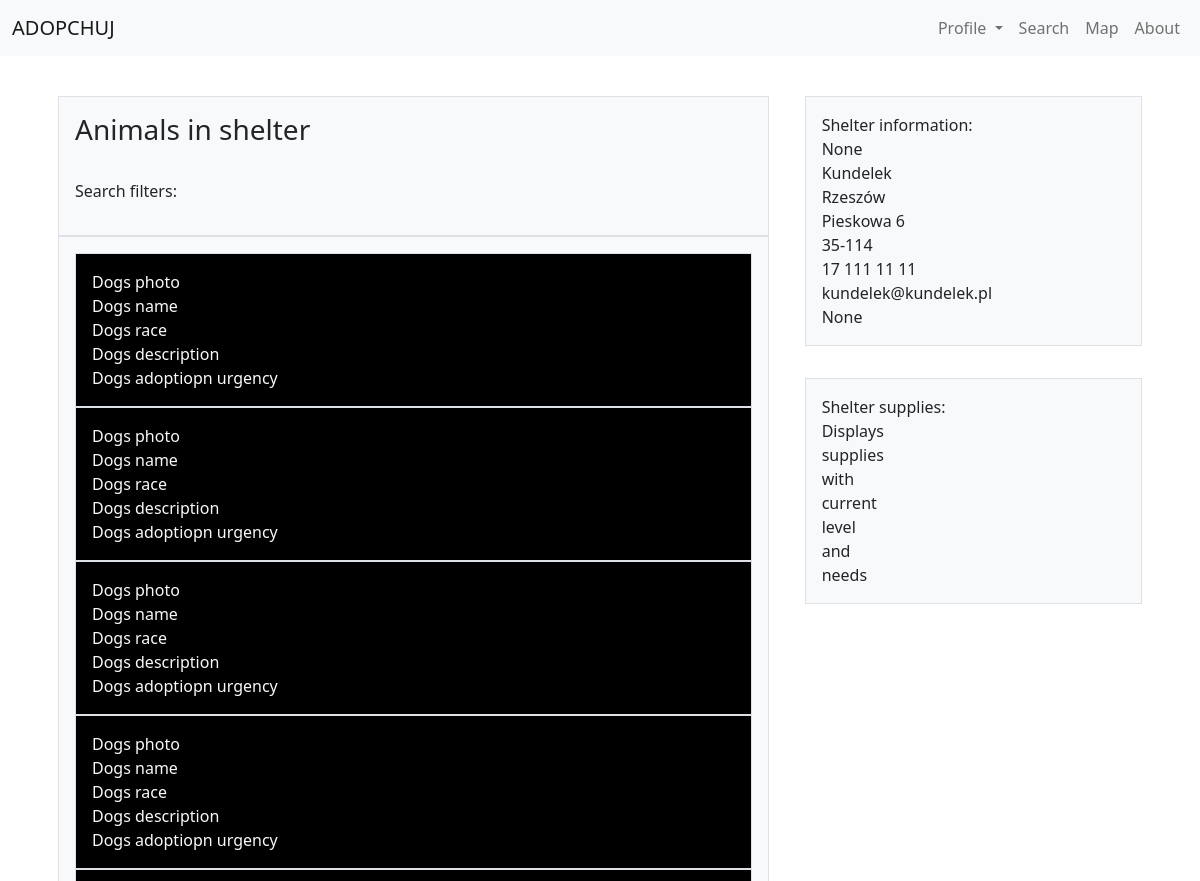
/shelter1 (upper part), run on an earlier commit of the app's database.
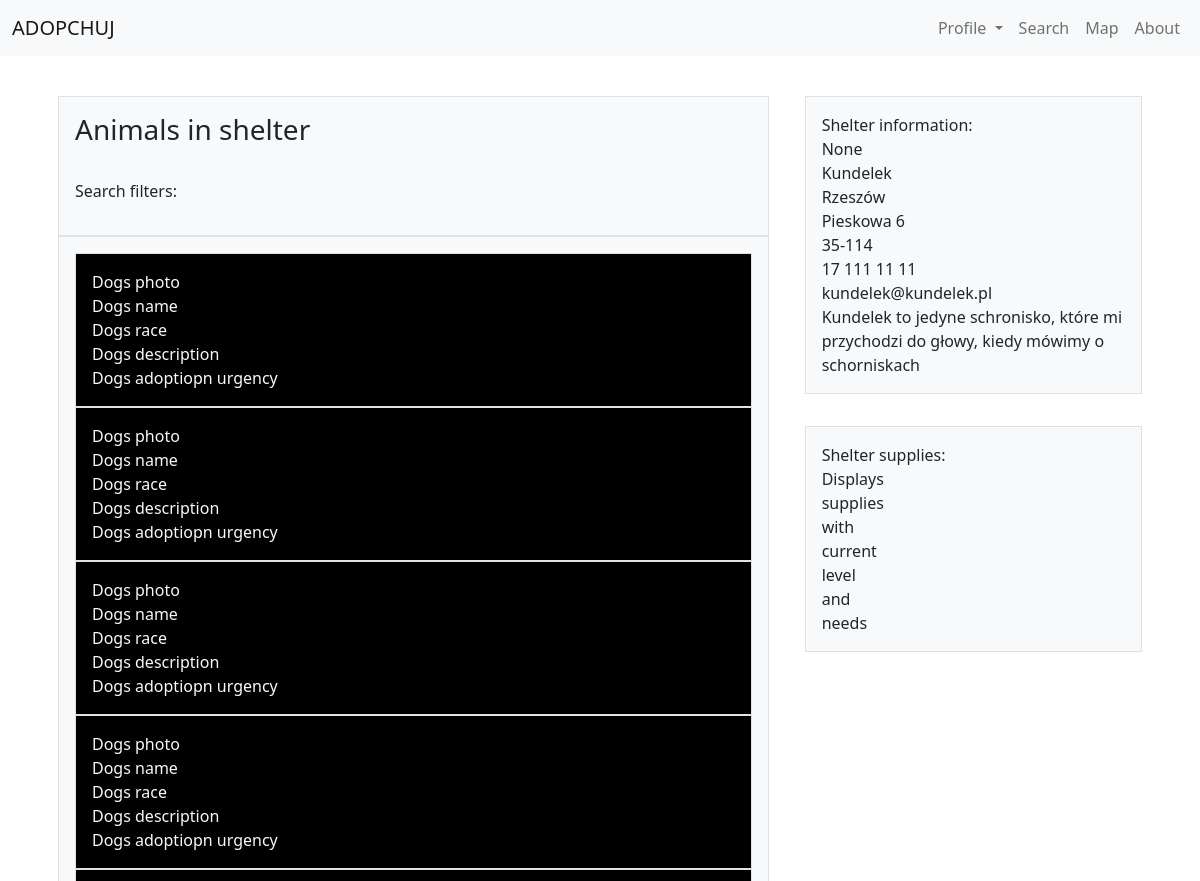
And on a later commit of the database.
### tables this page shows
CREATE TABLE shelters (
    id INTEGER PRIMARY KEY AUTOINCREMENT,
    name TEXT NOT NULL,
    loc_city TEXT NOT NULL,
    loc_adress TEXT NOT NULL,
    loc_postal TEXT NOT NULL,
    con_phone TEXT NOT NULL,
    con_email TEXT NOT NULL,
    description TEXT,
    image BLOB
);

### app.py (the view)
@app.route("/shelter<shelter_id>")
def shelter(shelter_id):
    errors = None
    shelter_info = get_shelter_info(shelter_id)
    if shelter_info == None:
        errors = "Shelter does not exist"
    if shelter_check() == int(shelter_id):
        keeper = session["user"]
    else:
        keeper = False
    return render_template("shelter.html", login = login_check(), errors=errors, keeper = keeper, shelter_info = shelter_info)

### helpers.py (called while the page is built)
def login_check():
    if "user" in session:
        return True
    else:
        return False

def shelter_check():
    con = sqlite3.connect("database.db")
    con.row_factory = sqlite3.Row
    cur = con.cursor()
    try:
        cur.execute("SELECT * FROM keepers WHERE username = ?", (session['user'],))
        shelter_id = cur.fetchone()['shelter_id']
        con.close()
        return shelter_id
    except TypeError:
        con.close()
        return False
    except KeyError:
        con.close()
        return False

def get_shelter_info(shelter_id):
    con = sqlite3.connect("database.db")
    con.row_factory = sqlite3.Row
    cur = con.cursor()
    cur.execute("SELECT * FROM shelters WHERE id = ?", (shelter_id,))
    shelter_info = cur.fetchone()
    con.close()
    return shelter_info

### templates/shelter.html (shortened to what this page needs)
{% extends "layout.html" %}
{% block body %}
    {% if errors == None %}
        <br>
        <div class="container">
            <div class="row gy-1 gx-1">
                <div class="col-8">
                    <div class="p-3">
                        <div class="container border bg-light p-3">
                            <h3>Animals in shelter</h3><br>
                            <p>Search filters:</p>
                        </div>
                        <div class="container border bg-light p-3">
                            {% for i in range(10) %}
                                <div class="container border bg-black text-light p-3">
                                    Dogs photo<br>
                                    Dogs name<br>
                                    Dogs race<br>
                                    Dogs description<br>
                                    Dogs adoptiopn urgency<br>
                                </div>
                            {% endfor %}
                        </div>
                    </div>
                </div>
                <div class="col-4">
                    <div class="p-3">
                        <div class="container border bg-light p-3">
                            Shelter information:<br>
                            {{ shelter_info['image'] }}<br>
                            {{ shelter_info['name'] }}<br>
                            {{ shelter_info['loc_city'] }}<br>
                            {{ shelter_info['loc_adress'] }}<br>
                            {{ shelter_info['loc_postal'] }}<br>
                            {{ shelter_info['con_phone'] }}<br>
                            {{ shelter_info['con_email'] }}<br>
                            {{ shelter_info['description'] }}<br>
                        </div>
                    </div>
                    <div class="p-3">
                        <div class="container border bg-light p-3">
                            Shelter supplies:<br>
                            Displays<br>
                            supplies<br>
                            with<br>
                            current<br>
                            level<br>
                            and<br>
                            needs<br>
                        </div>
                    </div>
                </div>
            </div>
        </div>
    {% endif %}
{% endblock %}

### templates/layout.html (shortened to what this page needs)
<!DOCTYPE html>
<html lang="en">
    <head>
        <link href="static/styles.css" rel ="stylesheet">
        <link href="https://cdn.jsdelivr.net/npm/bootstrap@5.2.3/dist/css/bootstrap.min.css" rel="stylesheet">
        <link href="https://getbootstrap.com/docs/5.2/assets/css/docs.css" rel="stylesheet">
    </head>
    <body id="page-top">
        <nav class="navbar navbar-expand-lg bg-light">
            <div class="container-fluid">
                <a class="navbar-brand" href="/">ADOPCHUJ</a>
                <div class="collapse navbar-collapse" id="navbarSupportedContent">
                    <ul class="navbar-nav ms-auto mb-2 mb-lg-0">
                        <li class="nav-item dropdown">
                            <a class="nav-link dropdown-toggle" href="#" role="button" data-bs-toggle="dropdown" aria-expanded="false">
                                Profile
                            </a>
                        </li>
                        <li class="nav-item">
                            <a class="nav-link" href="#">Search</a>
                        </li>
                        <li class="nav-item">
                            <a class="nav-link" href="#">Map</a>
                        </li>
                        <li class="nav-item">
                            <a class="nav-link" href="#">About</a>
                        </li>
                    </ul>
                </div>
            </div>
        </nav>
        {% block body %}{% endblock %}
    </body>
</html>

What changed in the data, as far as the page shows it:
changed shelters "Kundelek": description (not shown) → "Kundelek to jedyne schronisko, które mi przychodzi do głowy, kiedy mówimy o schorniskach"
Also different on the page:
{{ shelter_info['description'] }}: "None" → (not shown)
